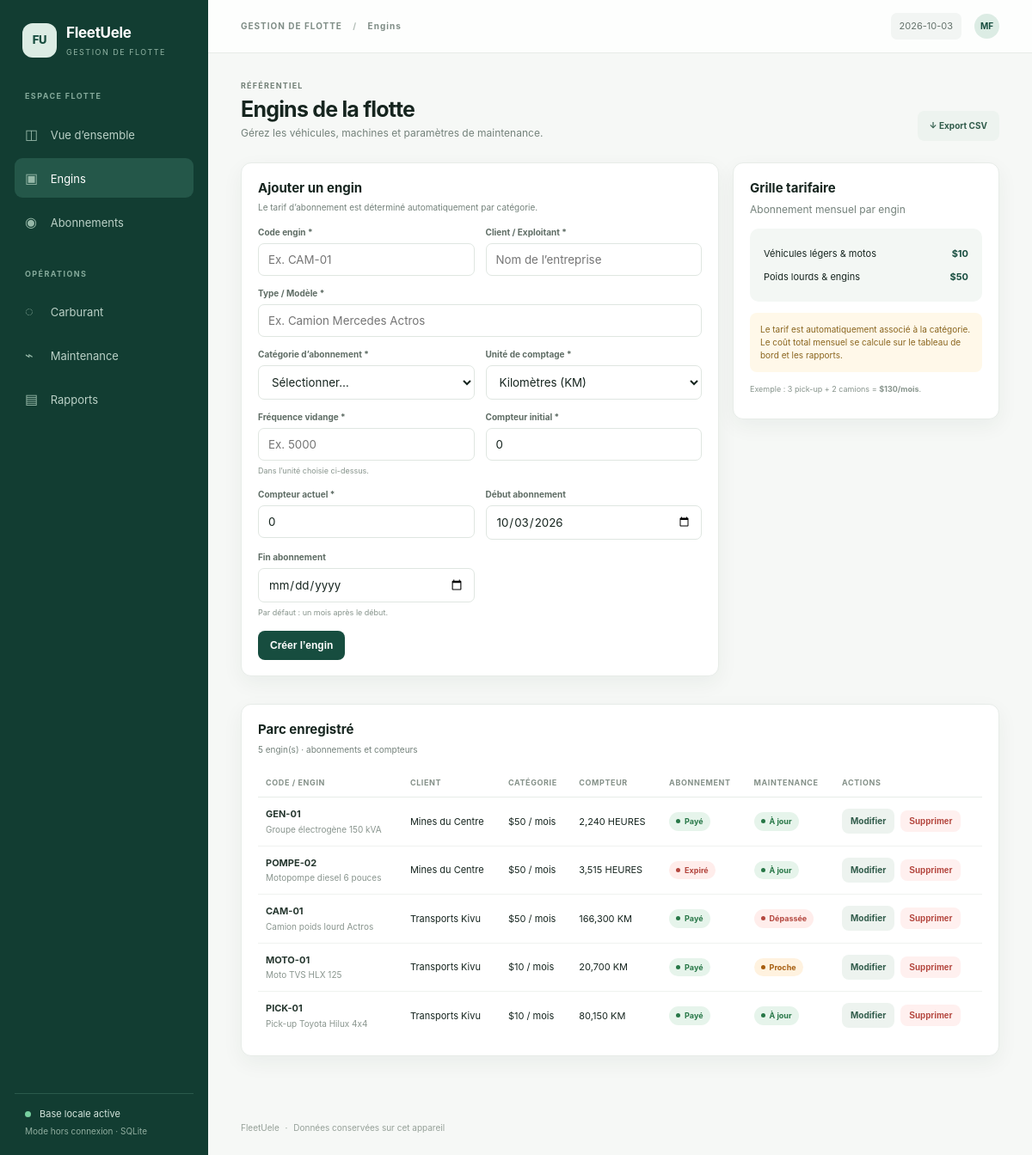
Page /assets on the committed database.
### tables this page shows
CREATE TABLE subscriptions (
            id INTEGER PRIMARY KEY AUTOINCREMENT,
            asset_id INTEGER NOT NULL UNIQUE REFERENCES assets(id) ON DELETE CASCADE,
            monthly_rate REAL NOT NULL,
            start_date TEXT NOT NULL,
            end_date TEXT NOT NULL,
            status TEXT NOT NULL DEFAULT 'En attente' CHECK(status IN ('Payé','En attente')),
            invoice_no TEXT NOT NULL UNIQUE
        );

CREATE TABLE assets (
            id INTEGER PRIMARY KEY AUTOINCREMENT,
            code TEXT NOT NULL UNIQUE,
            client TEXT NOT NULL DEFAULT 'Client Démo',
            label TEXT NOT NULL,
            category TEXT NOT NULL,
            unit TEXT NOT NULL CHECK(unit IN ('KM','HEURES')),
            interval REAL NOT NULL,
            initial_meter REAL NOT NULL DEFAULT 0,
            current_meter REAL NOT NULL DEFAULT 0,
            created_at TEXT NOT NULL
        );

### app.py (the view, shortened to what this page needs)
@app.route("/assets", methods=["GET", "POST"])
def assets_page():
    edit_id = request.args.get("edit", type=int)
    with get_db() as db:
        edit_asset = db.execute("SELECT a.*,s.start_date,s.end_date FROM assets a LEFT JOIN subscriptions s ON s.asset_id=a.id WHERE a.id=?", (edit_id,)).fetchone() if edit_id else None
    return render_template("assets.html", assets=asset_rows(), edit_asset=edit_asset)

### app.py (called while the page is built)
def get_db() -> sqlite3.Connection:
    db = sqlite3.connect(DB_PATH)
    db.row_factory = sqlite3.Row
    db.execute("PRAGMA foreign_keys = ON")
    return db

def subscription_status(row: sqlite3.Row) -> str:
    if row["end_date"] < date.today().isoformat():
        return "Expiré"
    return row["status"]

@app.context_processor
def inject_globals():
    return {"today": date.today().isoformat(), "rates": RATES, "methods": METHODS, "maintenance_types": MAINTENANCE_TYPES}

### templates/assets.html
{% extends 'base.html' %}{% block title %}Engins{% endblock %}{% block crumb %}Engins{% endblock %}{% block content %}
<div class="page-head"><div><div class="eyebrow">Référentiel</div><h1>Engins de la flotte</h1><p class="subtitle">Gérez les véhicules, machines et paramètres de maintenance.</p></div><div class="toolbar"><a class="btn secondary" href="{{ url_for('export_csv',kind='assets') }}">↓ Export CSV</a></div></div>
<div class="form-layout"><section class="panel"><div class="panel-head"><div><h2>{{ 'Modifier un engin' if edit_asset else 'Ajouter un engin' }}</h2><p>Le tarif d’abonnement est déterminé automatiquement par catégorie.</p></div></div><form method="post"><input type="hidden" name="id" value="{{ edit_asset.id if edit_asset else '' }}"><div class="form-grid"><div class="field"><label>Code engin *</label><input name="code" required placeholder="Ex. CAM-01" value="{{ edit_asset.code if edit_asset else '' }}"></div><div class="field"><label>Client / Exploitant *</label><input name="client" required placeholder="Nom de l’entreprise" value="{{ edit_asset.client if edit_asset else '' }}"></div><div class="field full"><label>Type / Modèle *</label><input name="label" required placeholder="Ex. Camion Mercedes Actros" value="{{ edit_asset.label if edit_asset else '' }}"></div><div class="field"><label>Catégorie d’abonnement *</label><select name="category" id="category" required><option value="">Sélectionner…</option>{% for category,rate in rates.items() %}<option value="{{ category }}" data-rate="{{ rate }}" {% if edit_asset and edit_asset.category==category %}selected{% endif %}>{{ category }} — ${{ '%.0f'|format(rate) }}/mois</option>{% endfor %}</select></div><div class="field"><label>Unité de comptage *</label><select name="unit" required><option value="KM" {% if edit_asset and edit_asset.unit=='KM' %}selected{% endif %}>Kilomètres (KM)</option><option value="HEURES" {% if edit_asset and edit_asset.unit=='HEURES' %}selected{% endif %}>Heures de marche (HEURES)</option></select></div><div class="field"><label>Fréquence vidange *</label><input type="number" step="0.1" min="1" name="interval" required placeholder="Ex. 5000" value="{{ edit_asset.interval if edit_asset else '' }}"><span class="help">Dans l’unité choisie ci-dessus.</span></div><div class="field"><label>Compteur initial *</label><input type="number" step="0.1" min="0" name="initial_meter" required value="{{ edit_asset.initial_meter if edit_asset else 0 }}"></div><div class="field"><label>Compteur actuel *</label><input type="number" step="0.1" min="0" name="current_meter" required value="{{ edit_asset.current_meter if edit_asset else (0) }}"></div><div class="field"><label>Début abonnement</label><input type="date" name="start_date" value="{{ edit_asset.start_date if edit_asset else today }}"></div><div class="field"><label>Fin abonnement</label><input type="date" name="end_date" value="{{ edit_asset.end_date if edit_asset else '' }}"><span class="help">Par défaut : un mois après le début.</span></div></div><div class="form-actions"><button class="btn" type="submit">{{ 'Enregistrer les modifications' if edit_asset else 'Créer l’engin' }}</button>{% if edit_asset %}<a class="btn light" href="{{ url_for('assets_page') }}">Annuler</a>{% endif %}</div></form></section><aside class="panel"><h2>Grille tarifaire</h2><p class="subtitle" style="margin-top:5px">Abonnement mensuel par engin</p><div class="rate-card"><div class="rate-line"><span>Véhicules légers & motos</span><strong>$10</strong></div><div class="rate-line"><span>Poids lourds & engins</span><strong>$50</strong></div></div><div class="callout">Le tarif est automatiquement associé à la catégorie. Le coût total mensuel se calcule sur le tableau de bord et les rapports.</div><p class="help" style="margin-top:13px">Exemple : 3 pick-up + 2 camions = <b>$130/mois</b>.</p></aside></div>
<section class="panel" style="margin-top:16px"><div class="panel-head"><div><h2>Parc enregistré</h2><p>{{ assets|length }} engin(s) · abonnements et compteurs</p></div></div><div class="table-wrap"><table><thead><tr><th>Code / Engin</th><th>Client</th><th>Catégorie</th><th>Compteur</th><th>Abonnement</th><th>Maintenance</th><th>Actions</th></tr></thead><tbody>{% for a in assets %}<tr><td><div class="primary-cell">{{ a.code }}</div><div class="secondary-cell">{{ a.label }}</div></td><td>{{ a.client }}</td><td>{{ '$10' if a.category=='Véhicule léger / Moto' else '$50' }} / mois</td><td>{{ '{:,.0f}'.format(a.current_meter) }} {{ a.unit }}</td><td><span class="badge {{ 'red' if a.sub_display=='Expiré' else ('green' if a.sub_display=='Payé' else 'orange') }}">{{ a.sub_display }}</span></td><td><span class="badge {{ 'red' if a.maint_status=='Dépassée' else ('orange' if a.maint_status=='Proche' else 'green') }}">{{ a.maint_status }}</span></td><td><div class="inline-form"><a class="btn secondary small" href="{{ url_for('assets_page',edit=a.id) }}">Modifier</a><form method="post" action="{{ url_for('delete_asset',asset_id=a.id) }}"><button class="btn danger small" data-confirm="Supprimer cet engin et toutes ses données ?">Supprimer</button></form></div></td></tr>{% else %}<tr><td colspan="7" class="empty">Aucun engin.</td></tr>{% endfor %}</tbody></table></div></section>
{% endblock %}

### static/style.css (style rules this page uses)
:root { --ink:#16251f;--muted:#74827b;--green:#174d3f;--green2:#dcece4;--line:#e7ece8;--bg:#f6f8f6;--white:#fff;--orange:#b86a16;--red:#b3443c;--shadow:0 8px 24px rgba(24,49,38,.055) }
* { box-sizing:border-box }
body { margin:0;background:var(--bg);color:var(--ink);font:14px/1.5 Inter,-apple-system,BlinkMacSystemFont,"Segoe UI",sans-serif }
a { color:inherit;text-decoration:none }
.page-head { display:flex;align-items:flex-end;justify-content:space-between;gap:16px;margin-bottom:25px }
.eyebrow { color:#738178;letter-spacing:1.2px;font-size:9px;font-weight:700;text-transform:uppercase;margin-bottom:5px }
h1 { font-size:25px;letter-spacing:-.8px;margin:0 0 4px;line-height:1.2 }
h2 { font-size:15px;margin:0 }
.subtitle { color:var(--muted);font-size:12px;margin:0 }
.btn { border:0;border-radius:8px;background:var(--green);color:#fff;font-weight:650;font-size:12px;padding:10px 14px;display:inline-flex;align-items:center;justify-content:center;gap:7px;cursor:pointer }
.btn.secondary { background:#edf3ef;color:#315c4b }
.btn.danger { background:#fff0ef;color:var(--red) }
.btn.small { padding:7px 10px;font-size:10px }
.card,.panel { background:var(--white);border:1px solid var(--line);border-radius:12px;box-shadow:var(--shadow) }
.panel { padding:18px 19px;margin-bottom:16px }
.panel-head { display:flex;justify-content:space-between;align-items:center;margin-bottom:14px }
.panel-head p { font-size:10px;color:var(--muted);margin:4px 0 0 }
.table-wrap { overflow-x:auto }
table { width:100%;border-collapse:collapse;text-align:left;font-size:11px }
th { color:#859189;font-weight:650;font-size:9px;text-transform:uppercase;letter-spacing:.6px;padding:10px 9px;border-bottom:1px solid var(--line);white-space:nowrap }
td { padding:11px 9px;border-bottom:1px solid #eff2ef;vertical-align:middle }
tbody tr:last-child td { border-bottom:0 }
.primary-cell { font-weight:650;color:#25362e }
.secondary-cell { font-size:10px;color:#89958e;margin-top:2px }
.badge { display:inline-flex;align-items:center;gap:5px;padding:4px 8px;border-radius:99px;font-size:9px;font-weight:700;white-space:nowrap }
.badge:before { content:'';width:5px;height:5px;background:currentColor;border-radius:50% }
.badge.green { background:#e6f4eb;color:#277747 }
.badge.orange { background:#fff2df;color:#a65d0e }
.badge.red { background:#ffedeb;color:#b4473f }
.form-grid { display:grid;grid-template-columns:repeat(2,minmax(0,1fr));gap:13px }
.field { display:flex;flex-direction:column;gap:5px }
.field.full { grid-column:1/-1 }
label { font-size:10px;font-weight:700;color:#5f6d65 }
input,select,textarea { font:12px inherit;color:var(--ink);font-family:inherit;border:1px solid #dfe6e1;border-radius:7px;padding:10px 11px;background:#fff;width:100%;outline:none }
.help { font-size:9px;color:#87948c }
.form-actions { display:flex;gap:8px;margin-top:15px }
.form-layout { display:grid;grid-template-columns:minmax(0,1fr) 310px;gap:16px;align-items:start }
.rate-card { padding:16px;border-radius:10px;background:#f3f7f4;margin:13px 0 }
.rate-line { display:flex;justify-content:space-between;font-size:11px;padding:5px 0 }
.rate-line strong { color:var(--green) }
.callout { padding:12px;border-radius:8px;background:#fff8e9;color:#8a651e;font-size:10px }
.inline-form { display:flex;gap:7px;align-items:center;flex-wrap:wrap }
.toolbar { display:flex;gap:8px;flex-wrap:wrap }
.toolbar .btn { font-size:10px }

### rows in the picture
subscriptions: code "GEN-01", label "Groupe électrogène 150 kVA", client "Mines du Centre", unit "HEURES", sub_display "Payé", maint_status "À jour"
assets: category "$50", current_meter "2,240"
subscriptions: code "POMPE-02", label "Motopompe diesel 6 pouces", client "Mines du Centre", unit "HEURES", sub_display "Expiré", maint_status "À jour"
assets: category "$50", current_meter "3,515"
subscriptions: code "CAM-01", label "Camion poids lourd Actros", client "Transports Kivu", unit "KM", sub_display "Payé", maint_status "Dépassée"
assets: category "$50", current_meter "166,300"
subscriptions: code "MOTO-01", label "Moto TVS HLX 125", client "Transports Kivu", unit "KM", sub_display "Payé", maint_status "Proche"
assets: category "$10", current_meter "20,700"
subscriptions: code "PICK-01", label "Pick-up Toyota Hilux 4x4", client "Transports Kivu", unit "KM", sub_display "Payé", maint_status "À jour"
assets: category "$10", current_meter "80,150"

### other values in the picture
{{ 'Modifier un engin' if edit_asset else 'Ajouter un engin' }} "Ajouter un engin"
{{ 'Enregistrer les modifications' if edit_asset else 'Créer l’engin' }} "Créer l’engin"
{{ assets|length }} "5"
